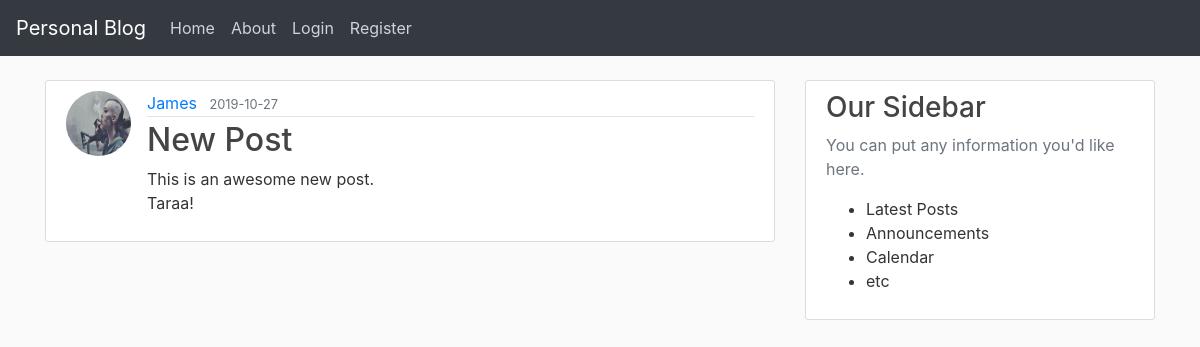
Page /home on the earlier database version.
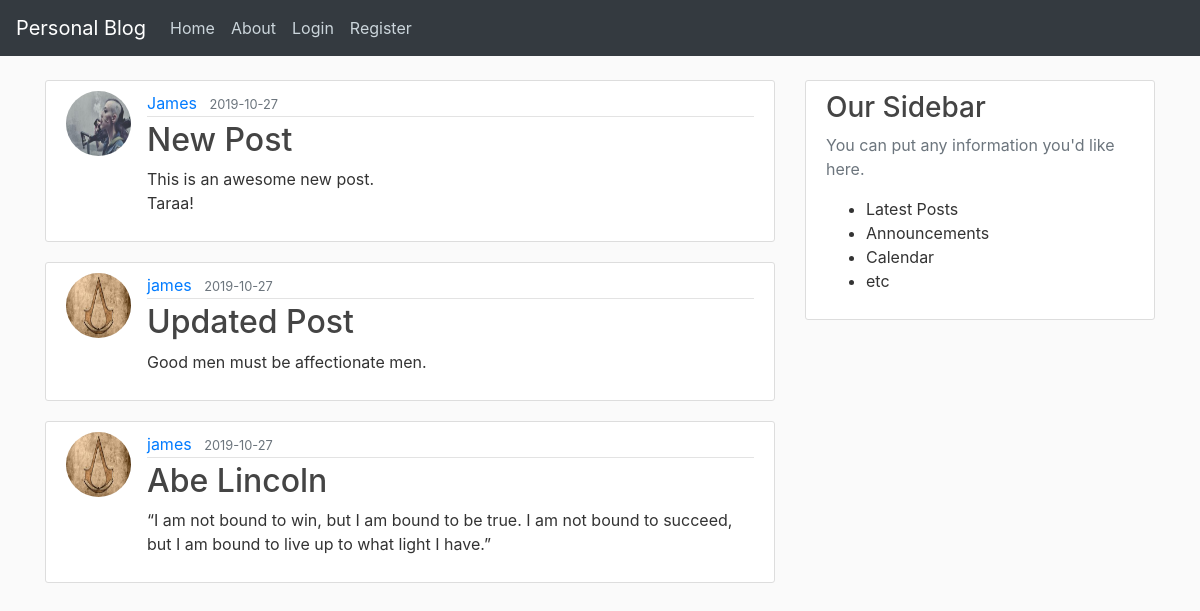
Same page on the later database version.
### flaskblog/models.py (models this page shows, shortened)
class Post(db.Model):
  id = db.Column(db.Integer, primary_key=True)
  title = db.Column(db.String(100),nullable=False)
  date_posted = db.Column(db.DateTime,nullable=False,default=datetime.utcnow)
  content = db.Column(db.Text,nullable=False)
  user_id = db.Column(db.Integer,db.ForeignKey('user.id'),nullable=False)

class User(db.Model,UserMixin):
    id = db.Column(db.Integer, primary_key=True)
    username = db.Column(db.String(80), unique=True, nullable=False)
    email = db.Column(db.String(120), unique=True, nullable=False)
    image_file = db.Column(db.String(20),nullable=False,default='default.jpg')
    password = db.Column(db.String(60),nullable=False)
    posts = db.relationship('Post',backref='author',lazy=True)

### flaskblog/routes.py (the view)
@app.route('/')
@app.route('/home')
def home():
    posts=Post.query.all()
    return render_template('home.html', posts=posts)

### flaskblog/templates/home.html
{% extends 'layout.html' %}
{% block content %}
  {% for post in posts %}
    <article class="media content-section">
      <img src="{{ url_for('static',filename='profile_pics/' + post.author.image_file) }}" alt="user profile image" class="rounded-circle article-img">
      <div class="media-body">
        <div class="article-metadata">
          <a href="#" class="mr-2">{{ post.author.username }}</a>
          <small class="text-muted">{{ post.date_posted.strftime('%Y-%m-%d') }}</small>
        </div>
        <h2><a href="{{ url_for('post',post_id=post.id) }}" class="article-title">{{ post.title }}</a></h2>
        <p class="article-content">{{ post.content }}</p>
      </div>
    </article>
  {% endfor %}
{% endblock content %}

### flaskblog/templates/layout.html (shortened to what this page needs)
<!DOCTYPE html>
<html lang="en">
<head>
  <link rel="stylesheet" href="https://stackpath.bootstrapcdn.com/bootstrap/4.3.1/css/bootstrap.min.css"
>
  <link rel="stylesheet" type="text/css" href="{{ url_for('static',filename='main.css') }}">
</head>
<body>
  <div class="site-header">
    <nav class="navbar navbar-expand-lg navbar-dark bg-dark fixed-top">
      <a class="navbar-brand" href="/">Personal Blog</a>
      <div class="collapse navbar-collapse" id="navbarSupportedContent">
        <ul class="navbar-nav mr-auto">
          <li class="nav-item">
            <a class="nav-link" href="{{ url_for('home') }}">Home</a>
          </li>
          <li class="nav-item">
            <a class="nav-link" href="{{ url_for('about') }}">About</a>
          </li>
          {% if current_user.is_authenticated %}
          <li class="nav-item">
            <a class="nav-link" href="{{ url_for('new_post') }}">New Post</a>
          </li>
          <li class="nav-item">
            <a class="nav-link" href="{{ url_for('account') }}">Account</a>
          </li>
          <li class="nav-item">
            <a class="nav-link" href="{{ url_for('logout') }}">Logout</a>
          </li>
          {% else %}
          <li class="nav-item">
            <a class="nav-link" href="{{ url_for('login') }}">Login</a>
          </li>
          <li class="nav-item">
            <a class="nav-link" href="{{ url_for('register') }}">Register</a>
          </li>
          {% endif %}
        </ul>
      </div>
    </nav>
  </div>
  <main role='main' class="container">
    <div class="row">
      <div class="col-md-8">
        {% block content %}
        {% endblock content%}
      </div>
      <div class="col-md-4">
        <div class="content-section">
          <h3>Our Sidebar</h3>
          <p class="text-muted">
            You can put any information you'd like here.
          </p>
          <ul>
            <li>Latest Posts</li>
            <li>Announcements</li>
            <li>Calendar</li>
            <li>etc</li>
          </ul>
        </div>
      </div>
    </div>
  </main>
</body>
</body>
</html>

### flaskblog/static/main.css (style rules this page uses)
body { background: #fafafa; color: #333333; margin-top: 5rem; }
h1, h2, h3, h4, h5, h6 { color: #444444; }
.site-header .navbar-nav .nav-link { color: #cbd5db; }
.content-section { background: #ffffff; padding: 10px 20px; border: 1px solid #dddddd; border-radius: 3px; margin-bottom: 20px; }
.article-title { color: #444444; }
.article-content { white-space: pre-line; }
.article-img { height: 65px; width: 65px; margin-right: 16px; }
.article-metadata { padding-bottom: 1px; margin-bottom: 4px; border-bottom: 1px solid #e3e3e3; }

Differences in the rows shown:
added Post: image_file (picture), author.username "james", date_posted "2019-10-27", title "Updated Post", content "Good men must be affectionate men."
added Post: image_file (picture), author.username "james", date_posted "2019-10-27", title "Abe Lincoln", content "“I am not bound to win, but I am bound to be true. I am not bound to succeed, but I am bound to live up to what light I have.”"
